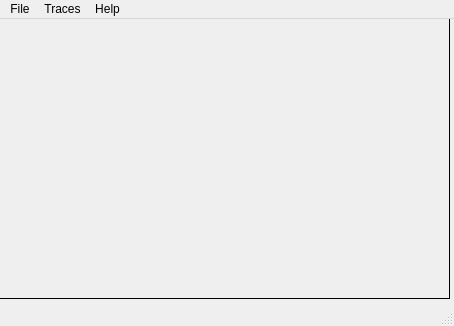
<?xml version="1.0" encoding="UTF-8"?>
<ui version="4.0">
 <class>MainWindow</class>
 <widget class="QMainWindow" name="MainWindow">
  <property name="geometry">
   <rect>
    <x>0</x>
    <y>0</y>
    <width>454</width>
    <height>326</height>
   </rect>
  </property>
  <property name="windowTitle">
   <string>MainWindow</string>
  </property>
  <property name="autoFillBackground">
   <bool>false</bool>
  </property>
  <widget class="QWidget" name="centralWidget">
   <property name="maximumSize">
    <size>
     <width>454</width>
     <height>285</height>
    </size>
   </property>
   <property name="autoFillBackground">
    <bool>false</bool>
   </property>
   <widget class="QFrame" name="verticalFrame">
    <property name="geometry">
     <rect>
      <x>-1</x>
      <y>-1</y>
      <width>451</width>
      <height>281</height>
     </rect>
    </property>
    <property name="sizePolicy">
     <sizepolicy hsizetype="Expanding" vsizetype="Expanding">
      <horstretch>0</horstretch>
      <verstretch>0</verstretch>
     </sizepolicy>
    </property>
    <property name="maximumSize">
     <size>
      <width>451</width>
      <height>281</height>
     </size>
    </property>
    <property name="autoFillBackground">
     <bool>false</bool>
    </property>
    <property name="frameShape">
     <enum>QFrame::Box</enum>
    </property>
    <layout class="QGridLayout" name="gridLayout">
     <property name="sizeConstraint">
      <enum>QLayout::SetDefaultConstraint</enum>
     </property>
     <item row="0" column="0">
      <widget class="QStackedWidget" name="stackedWidget">
       <widget class="QWidget" name="page"/>
       <widget class="QWidget" name="page_2"/>
      </widget>
     </item>
    </layout>
   </widget>
  </widget>
  <widget class="QMenuBar" name="menuBar">
   <property name="geometry">
    <rect>
     <x>0</x>
     <y>0</y>
     <width>454</width>
     <height>19</height>
    </rect>
   </property>
   <widget class="QMenu" name="menuFile">
    <property name="title">
     <string>File</string>
    </property>
    <addaction name="separator"/>
    <addaction name="openFIleAction"/>
    <addaction name="separator"/>
    <addaction name="exitAction"/>
   </widget>
   <widget class="QMenu" name="menuTraces">
    <property name="title">
     <string>Traces</string>
    </property>
    <addaction name="actionScatter"/>
    <addaction name="actionCombiner"/>
   </widget>
   <widget class="QMenu" name="menuHelp">
    <property name="title">
     <string>Help</string>
    </property>
    <addaction name="actionInfo"/>
   </widget>
   <addaction name="menuFile"/>
   <addaction name="menuTraces"/>
   <addaction name="menuHelp"/>
  </widget>
  <widget class="QStatusBar" name="statusBar"/>
  <action name="openFIleAction">
   <property name="text">
    <string>Open</string>
   </property>
  </action>
  <action name="exitAction">
   <property name="text">
    <string>Exit</string>
   </property>
  </action>
  <action name="actionScatter">
   <property name="text">
    <string>Scatter</string>
   </property>
  </action>
  <action name="actionCombiner">
   <property name="text">
    <string>Combine</string>
   </property>
  </action>
  <action name="actionInfo">
   <property name="text">
    <string>About</string>
   </property>
  </action>
 </widget>
 <layoutdefault spacing="6" margin="11"/>
 <resources/>
 <connections>
  <connection>
   <sender>exitAction</sender>
   <signal>triggered()</signal>
   <receiver>MainWindow</receiver>
   <slot>close()</slot>
   <hints>
    <hint type="sourcelabel">
     <x>-1</x>
     <y>-1</y>
    </hint>
    <hint type="destinationlabel">
     <x>210</x>
     <y>160</y>
    </hint>
   </hints>
  </connection>
 </connections>
</ui>
